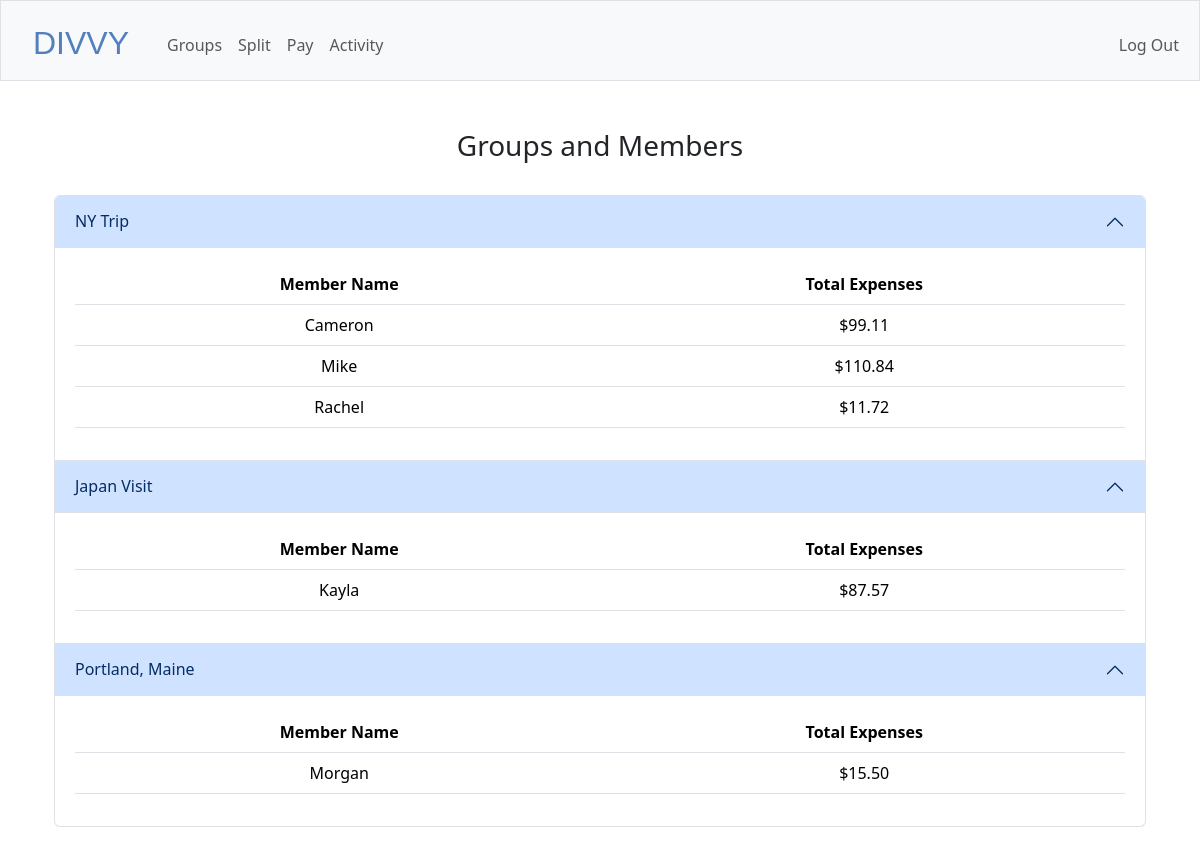
The page / (signed in) on the database its author committed.
### tables this page shows
CREATE TABLE groups (
    id INTEGER PRIMARY KEY AUTOINCREMENT,
    group_name TEXT NOT NULL,
    creator_id INTEGER NOT NULL,
    FOREIGN KEY (creator_id) REFERENCES users(id)
);

CREATE TABLE group_members (
    id INTEGER PRIMARY KEY AUTOINCREMENT,
    group_id INTEGER NOT NULL,
    user_id INTEGER NOT NULL,
    member_name TEXT NOT NULL,
    FOREIGN KEY (group_id) REFERENCES groups(id),
    FOREIGN KEY (user_id) REFERENCES users(id)
);

### app.py (the view)
@app.route("/")
@login_required
def index():
    db = get_db().cursor()
    groups = db.execute("SELECT id, group_name FROM groups WHERE creator_id = ?;", (session["user_id"],)).fetchall()
    group_infos = []
    for group in groups:
        group_info = {"group_name": group["group_name"], "members_expenses": []}
        members_expenses = db.execute("SELECT group_members.member_name, SUM(expenses.amount) AS total_expenses FROM expenses JOIN group_members ON expenses.group_member_id = group_members.id WHERE group_members.group_id = ? GROUP BY group_members.member_name;", (group["id"],)).fetchall()
        for member_expense in members_expenses:
            group_info["members_expenses"].append({
                "member_name": member_expense["member_name"],
                "total_expenses": member_expense["total_expenses"]
            })
        group_infos.append(group_info)
    return render_template("index.html", group_infos=group_infos)

### app.py (called while the page is built)
@app.after_request
def after_request(response):
    response.headers["Cache-Control"] = "no-cache, no-store, must-revalidate"
    response.headers["Expires"] = 0
    response.headers["Pragma"] = "no-cache"
    return response

def get_db():
    if 'db' not in g:
        g.db = sqlite3.connect("database.db")
        g.db.row_factory = sqlite3.Row
    return g.db

### helpers.py (called while the page is built)
def login_required(f):
    @wraps(f)
    def decorated_function(*args, **kwargs):
        if session.get("user_id") is None:
            return redirect("/login")
        return f(*args, **kwargs)
    return decorated_function

### templates/index.html (shortened to what this page needs)
{% extends "layout.html" %}
{% block main %}
<div class="container">
    <h3>Groups and Members</h3><br>
    <div class="accordion" id="accordions">
        {% for group_info in group_infos %}
            <div class="accordion-item">
                <h2 class="accordion-header" id="heading{{ loop.index }}">
                    <button class="accordion-button" type="button" data-bs-toggle="collapse" data-bs-target="#collapse{{ loop.index }}" aria-expanded="true" aria-controls="collapse{{ loop.index }}">
                        {{ group_info.group_name }}
                    </button>
                </h2>
                <div id="collapse{{ loop.index }}" class="accordion-collapse collapse show" aria-labelledby="heading{{ loop.index }}" data-bs-parent="#accordionExample">
                    <div class="accordion-body">
                        <table class="table">
                            <thead>
                                <tr>
                                    <th>Member Name</th>
                                    <th>Total Expenses</th>
                                </tr>
                            </thead>
                            <tbody>
                                {% for member_expense in group_info.members_expenses %}
                                    <tr>
                                        <td>{{ member_expense.member_name }}</td>
                                        <td>${{ '%.2f'|format(member_expense.total_expenses) }}</td>
                                    </tr>
                                {% endfor %}
                            </tbody>
                        </table>
                    </div>
                </div>
            </div>
        {% endfor %}
    </div>
</div>
{% endblock %}

### static/styles.css (style rules this page uses)
h2 { color: #414a4c; }
table { background-color: transparent; margin-bottom: 1rem; width: 100%; }
table th, table td { padding: 0.75rem; vertical-align: middle; }
tbody tr:nth-of-type(1) { background-color: rgb(179, 208, 255, 0.3) }

### rows shown on the page
groups: group_name "NY Trip"
group_members: member_name "Cameron", total_expenses "99.11"
group_members: member_name "Mike", total_expenses "110.84"
group_members: member_name "Rachel", total_expenses "11.72"
groups: group_name "Japan Visit"
group_members: member_name "Kayla", total_expenses "87.57"
groups: group_name "Portland, Maine"
group_members: member_name "Morgan", total_expenses "15.50"
